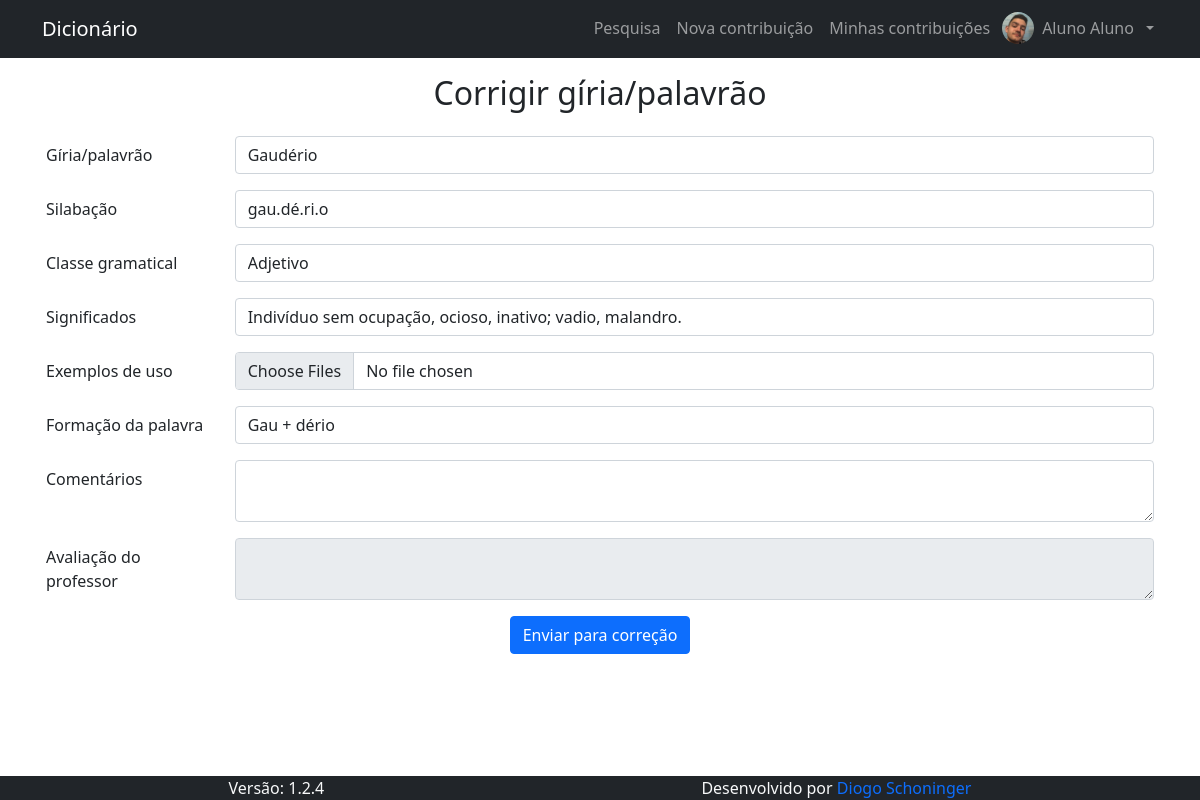
The page /pages/contribuicoes/corrigir_contribuicao.php?id_contribuicao=2 (signed in) on the database as committed earlier.
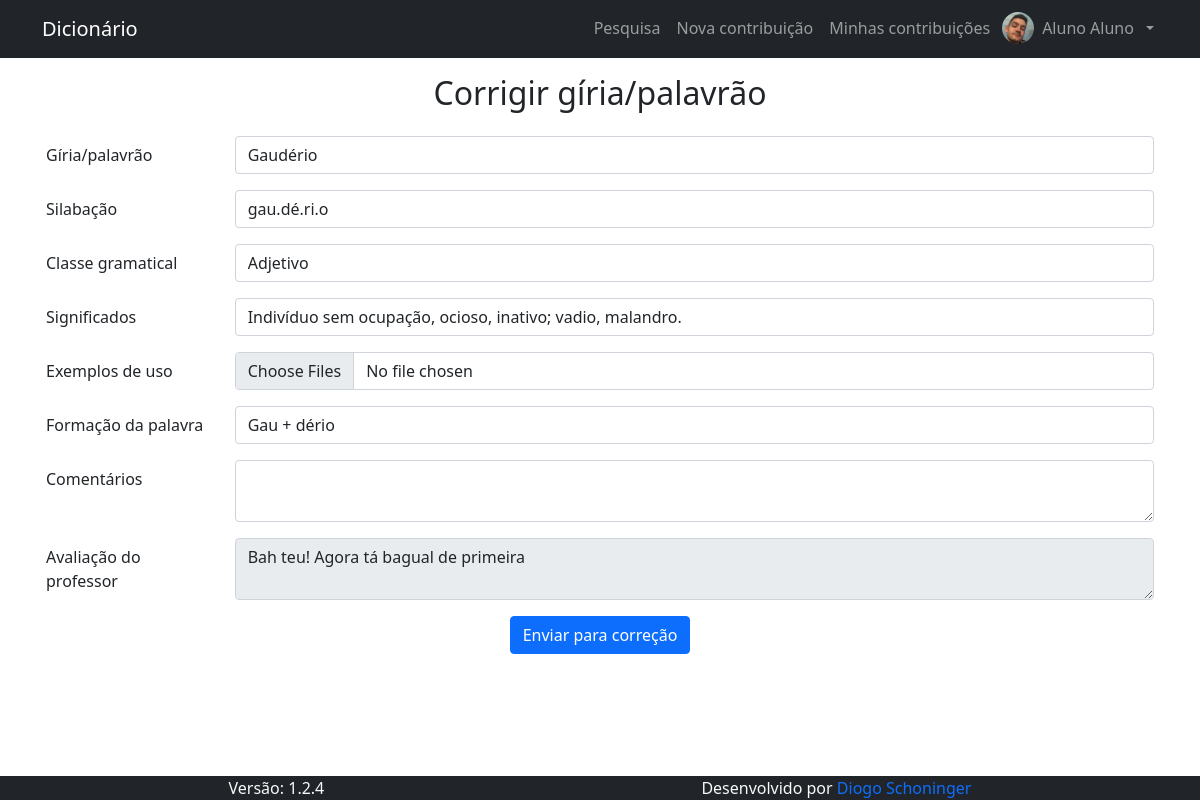
The same page on the database as committed later.
### tables this page shows
CREATE TABLE IF NOT EXISTS `contribuicao` (
  `id_contribuicao` int(11) NOT NULL AUTO_INCREMENT,
  `contribuicao` text NOT NULL,
  `silabacao` text NOT NULL,
  `classe_gramatical` text NOT NULL,
  `significados` text NOT NULL,
  `formacao` text NOT NULL,
  `comentarios` text DEFAULT NULL,
  `id_autor` int(11) NOT NULL,
  `exemplos` text NOT NULL,
  `situacao` text NOT NULL,
  `comentarios_avaliador` text NOT NULL,
  PRIMARY KEY (`id_contribuicao`)
);

### pages/contribuicoes/corrigir_contribuicao.php (the view, shortened to what this page needs)
<?php
  $conn = open_db();
  $id_contribuicao = mysqli_real_escape_string( $conn, $_GET["id_contribuicao"] );
  $result = $conn->query("SELECT * FROM contribuicao WHERE id_contribuicao = $id_contribuicao AND id_autor = " . $_SESSION["id_usuario"]);
  $contribuicao = $result->fetch_object();
?>
<h1 class="fs-2 text-center">Corrigir gíria/palavrão</h1>
<form action="" method="post" class="container" enctype="multipart/form-data">
  <div class="row mb-3">
    <label class="col-form-label col-2">Gíria/palavrão</label>
    <div class="col-10">
      <input class="form-control" name="contribuicao" required value="<?php if (isset($_POST)) echo $contribuicao->contribuicao ?>" >
    </div>
  </div>
  <div class="row mb-3">
    <label class="col-form-label col-2">Silabação</label>
    <div class="col-10">
      <input class="form-control" name="silabacao" required value="<?php if (isset($_POST)) echo $contribuicao->silabacao ?>" >
    </div>
  </div>
  <div class="row mb-3">
    <label class="col-form-label col-2">Classe gramatical</label>
    <div class="col-10">
      <input class="form-control" name="classe_gramatical" required value="<?php if (isset($_POST)) echo $contribuicao->classe_gramatical ?>" >
    </div>
  </div>
  <div class="row mb-3">
    <label class="col-form-label col-2">Significados</label>
    <div class="col-10">
      <input class="form-control" name="significados" required value="<?php if (isset($_POST)) echo $contribuicao->significados ?>" >
    </div>
  </div>
  <div class="row mb-3">
    <label class="col-form-label col-2">Exemplos de uso</label>
    <div class="col-10">
      <input class="form-control" type="file" multiple name="exemplos[]" required>
    </div>
  </div>
  <div class="row mb-3">
    <label class="col-form-label col-2">Formação da palavra</label>
    <div class="col-10">
      <input class="form-control" name="formacao" required value="<?php if (isset($_POST)) echo $contribuicao->formacao ?>" >
    </div>
  </div>
  <div class="row mb-3">
    <label class="col-form-label col-2">Comentários</label>
    <div class="col-10">
      <textarea class="form-control" name="comentarios"><?php if (isset($_POST)) echo $contribuicao->comentarios ?></textarea>
    </div>
  </div>
  <div class="row mb-3">
    <label class="col-form-label col-2">Avaliação do professor</label>
    <div class="col-10">
      <textarea class="form-control" disabled readonly><?php if (isset($_POST)) echo $contribuicao->comentarios_avaliador ?></textarea>
    </div>
  </div>
  <div class="row justify-content-center">
    <button type="submit" class="btn btn-primary w-auto">Enviar para correção</button>
  </div>
</form>

Rows that differ between the two databases and show on the page:
changed contribuicao "Gaudério": comentarios_avaliador (not shown) → "Bah teu! Agora tá bagual de primeira"
